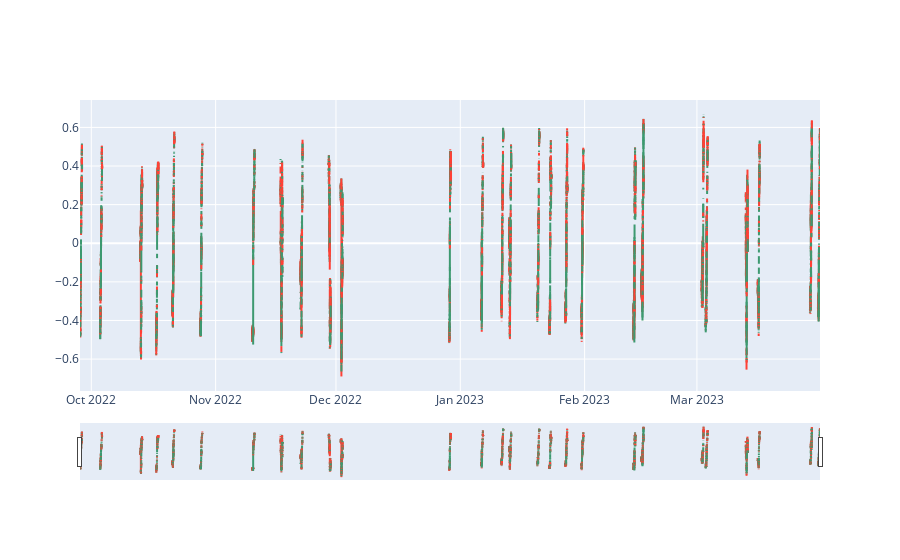

Write notebook code for a chart like this one.
### Code cell
import plotly.graph_objects as go
hovertext=[]
for i in range(len(centered_close_series['open'])):
    hovertext.append('open: '+ str(centered_close_series['open'][i])+'<br>close: '+ str(centered_close_series['close'][i]))
    
fig = go.Figure(data= go.Ohlc(x= centered_close_series.index, open= centered_close_series['open'], high= centered_close_series['high'],  
                low= centered_close_series['low'], close= centered_close_series['close'], text= hovertext, hoverinfo= 'text'))
fig.show()

### Figure 1 — Plotly figure (JSON) as saved in the notebook; plotly's stock layout.template omitted (floating-point values rounded to 4 significant figures; data arrays with more than 128 entries replaced by an {"elided": "..."} marker saying what was removed)
{"data": [{"close": {"elided": "9882 float values"}, "high": {"elided": "9882 float values"}, "hoverinfo": "text", "low": {"elided": "9882 float values"}, "open": {"elided": "9882 float values"}, "text": {"elided": "9882 str values"}, "type": "ohlc", "x": {"elided": "9882 str values"}}], "layout": {}}
